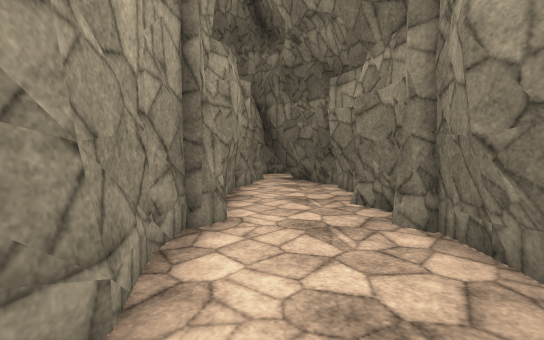
[1] (above)

16 first-person views from a walk through a Unity game level. The camera is 1.4 m above the floor, tilts 4° down and sees 85° across. The floor is counted in squares, 2 m on a side. Each view is taken from the middle of a square. On the plan, view 1 faces up. The plan holds only what a view shows up to about 10 squares ahead; the rest is blank. The place goes on beyond the plan. Some animated figures are not drawn. Surface patterns are stand-ins for the level's own textures.

[2]
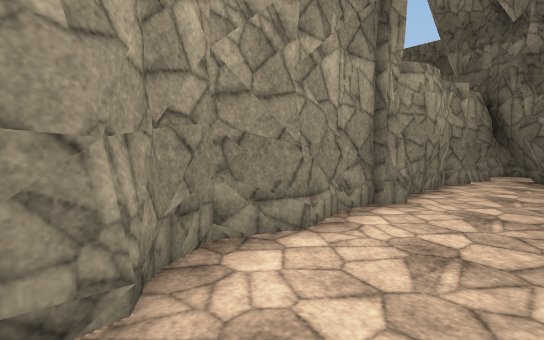

[3]
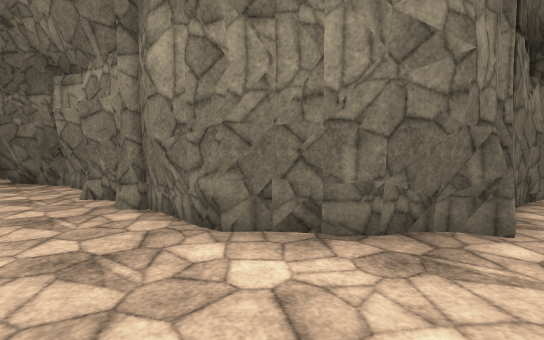

[4]
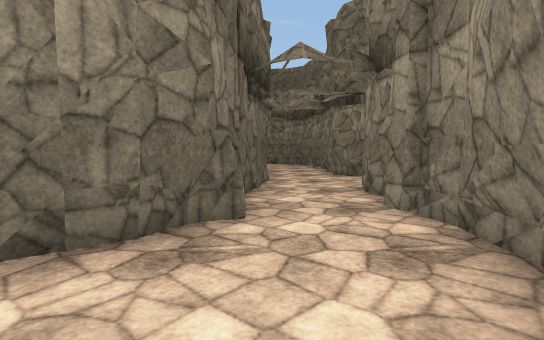

[5]
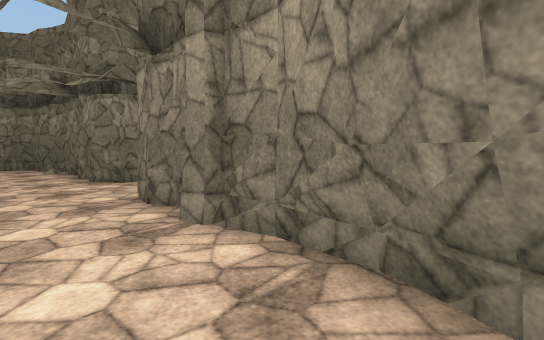

[6]
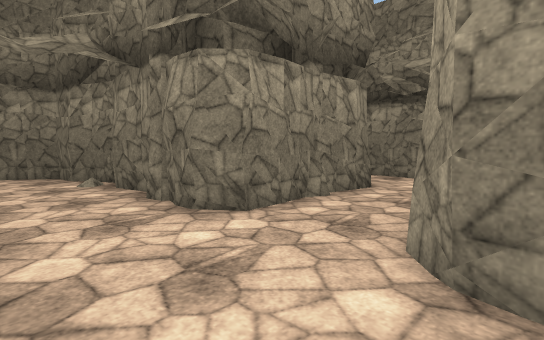

[7]
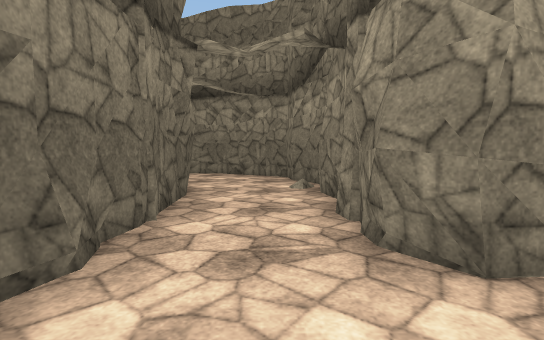

[8]
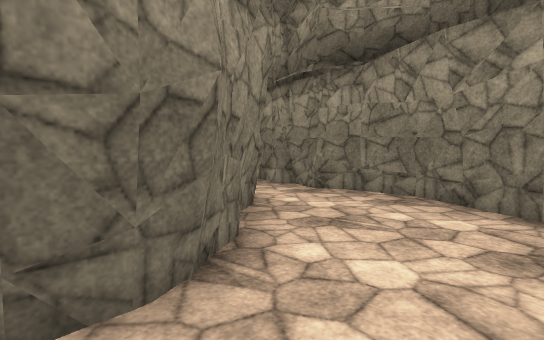

[9]
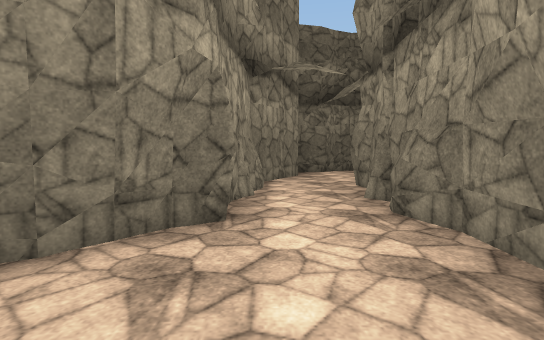

[10]
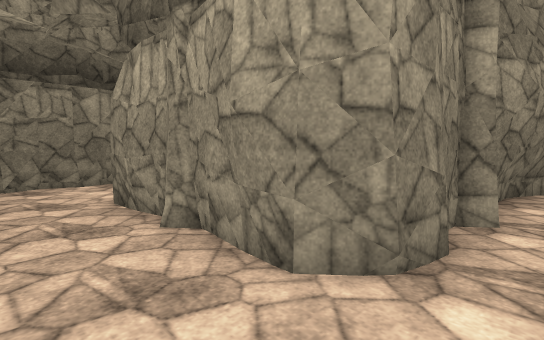

[11]
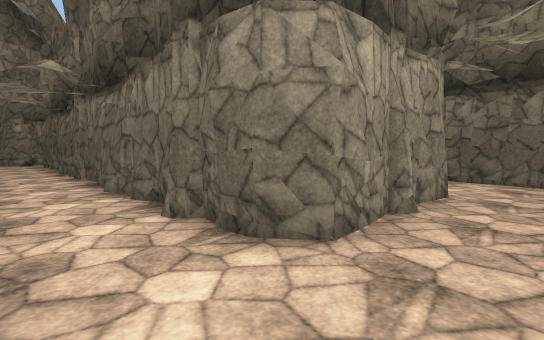

[12]
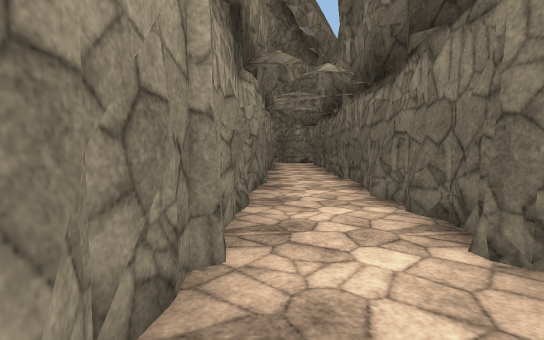

[13]
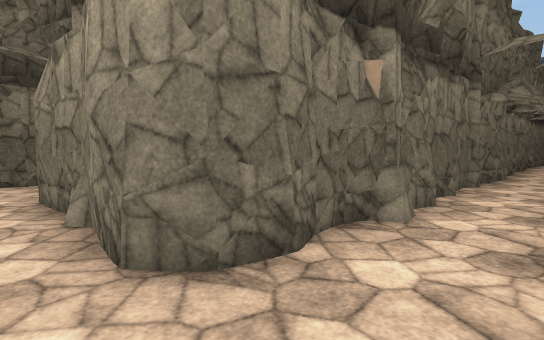

[14]
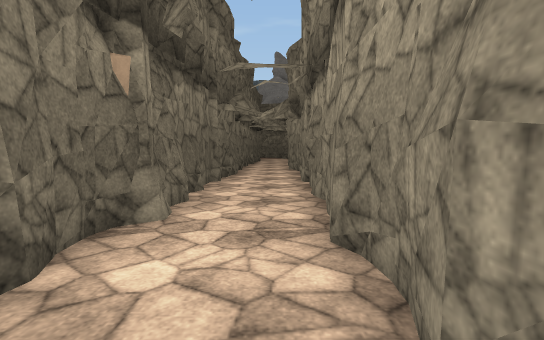

[15]
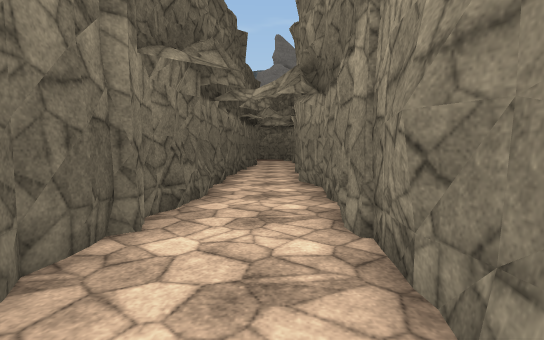

[16]
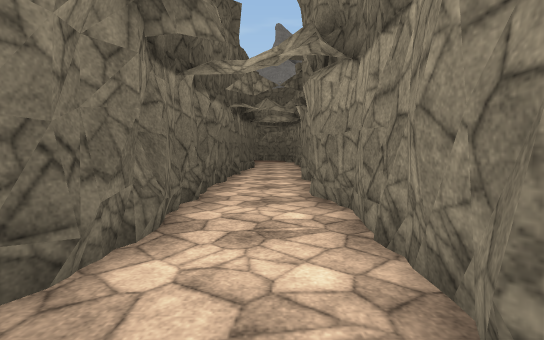

### Floor plan
Key: @ floor where view 1 was taken; # wall or solid block; . floor.
Columns run from 4 left of view 1 to 20 right of it. Each row starts with its distance up from view 1.
  8                   ###
  7    ###           ##.
  6    #.##          #..
  5    #..#         ##..
  4    #..#         #..#
  3    #..#         #..#
  2    #..#         #..#
  1    #..#         #..#
  0    #@.###########..#
 -1    #......##.......#
 -2      #............##
 -3      #####..#######
 -4          #..#
 -5          #..#
 -6 ##########..########
 -7 ..............##...######
 -8 ###......................
 -9     #####################

Positions as (right, up) in squares from view 1, and headings:
1: (0, 0), facing up
2: (1, -1), facing up-left
3: (0, -1), facing up-right
4: (0, -1), facing right
5: (1, -1), facing down-right
6: (5, -1), facing down-right
7: (6, -2), facing right
8: (10, -2), facing up-right
9: (13, -2), facing up
10: (7, -2), facing down-left
11: (7, -8), facing up-left
12: (6, -8), facing left
13: (7, -8), facing up-right
14: (7, -8), facing right
15: (11, -8), facing right
16: (13, -8), facing right
